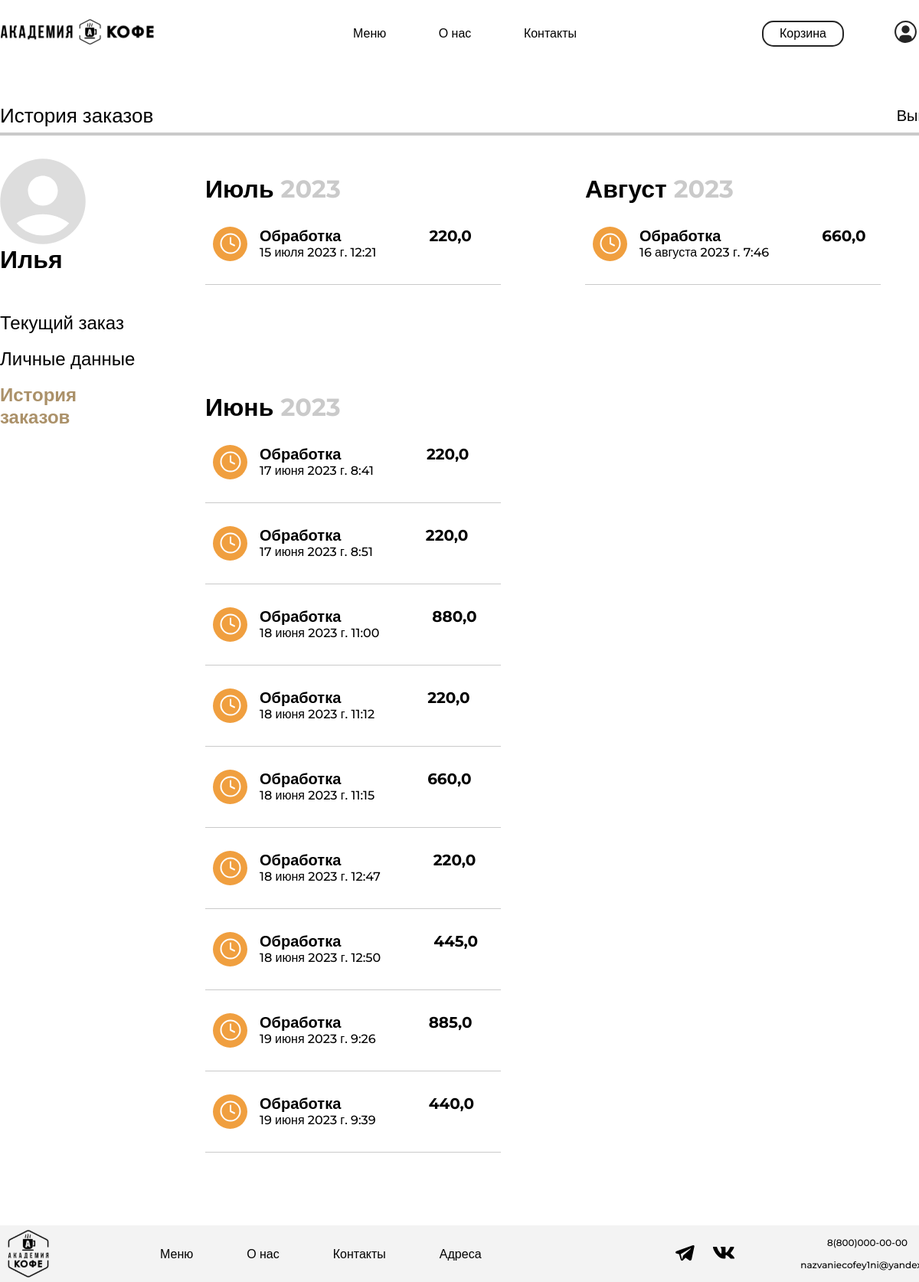
The app's page /history/ (signed in) with its own data.
### academyCoffee/models.py (models this page shows, shortened)
class User(AbstractUser):
    regions = [
        ('Красноярск', 'Красноярск'),
        ('Москва', 'Москва'),
        ('Санкт-Петербург', 'Санкт-Петербург'),
        ('Новосибирск', 'Новосибирск'),
    ]
    username = models.CharField(unique=False, blank=True, null=True, max_length=20)
    region = models.TextField('Регион', max_length=50, choices=regions, blank=True)
    PNumber = PhoneNumberField('Номер телефона', blank=False, null=False, unique=True, region="RU")
    DateOfBirth = models.DateField("День рождения", default=timezone.now)
    payment_method = models.CharField('Способ оплаты', max_length=20, default='Наличные')
    USERNAME_FIELD = "PNumber"
    REQUIRED_FIELDS = ["email"]

class Order(models.Model):
    CREATED = 0
    COOKING = 1
    PREPARED = 2
    DELIVERED = 3
    STATUSES = (
        (CREATED, 'Обработка'),
        (COOKING, 'Готовим'),
        (PREPARED, 'Можно забирать'),
        (DELIVERED, 'Доставлен'),
    )
    basket_history = models.JSONField(default=dict)
    created = models.DateTimeField(default=timezone.now)
    user = models.ForeignKey(to=User, on_delete=models.CASCADE)
    status = models.SmallIntegerField(default=CREATED, choices=STATUSES)
    serving = models.CharField('Сервировка', max_length=50)
    address = models.CharField('Адрес', max_length=100)
    payment_method = models.CharField('Способ оплаты', max_length=20)
    promocode_name = models.CharField('Промокод', max_length=20, blank=True, null=True)

### academyCoffee/views.py (the view)
# urls.py: path('history/', views.OrderListView.as_view(), name='orderhistory'),
class OrderListView(TitleMixin, ListView):
    template_name = 'main/orderhistory.html'
    title = 'История заказов'
    dates = [12, 11, 10, 9, 8, 7, 6, 5, 4, 3, 2, 1]
    queryset = Order.objects.all()
    def get_queryset(self):
        queryset = super(OrderListView, self).get_queryset()
        queryset = Order.objects.filter(user=self.request.user)
        return queryset
    def get_context_data(self, **kwargs):
        context = super(OrderListView, self).get_context_data()
        context['dates'] = self.dates
        context['orderdates'] = Order.objects.filter(user=self.request.user).annotate(
            month=TruncMonth('created')).values('month').distinct().reverse()
        return context

### academyCoffee/common/views.py (called while the page is built)
    def get_context_data(self, **kwargs):
        context = super(TitleMixin, self).get_context_data(**kwargs)
        context['title'] = self.title
        return context

### academyCoffee/templates/main/orderhistory.html (shortened to what this page needs)
{% extends 'main/base.html' %}
{% load static %}
{% block style %}
    <link rel="stylesheet" href="{% static 'orderhistory/css/style.css' %}">
{% endblock %}
{% block content %}
    <main>
        <div class="up-line-container">
            <h2 class="personal-up-title">История заказов</h2>
            <a class="log-out">Выйти</a>
        </div>
        <div class="personal-line"></div>
        <div class="main-container">
            <div class="personal-account-left-container">
                <img class="personal-avatar" src="{% static 'personalaccount/img/avatar_account.svg' %}" width="112" height="112">
                <p class="personal-name">{{ user.first_name }}</p>
                <ul class="personal-account-nav-list">
                    <li class="personal-account-nav-list-item">
                        <a class="personal-account-nav-link" href="{% url 'currentorder' %}">
                            Текущий заказ
                        </a>
                    </li>
                    <li class="personal-account-nav-list-item">
                        <a class="personal-account-nav-link" href="{% url 'profile' user.id %}">
                            Личные данные
                        </a>
                    </li>
                    <li class="personal-account-nav-list-item">
                        <a class="personal-account-nav-link active-link">
                            История заказов
                        </a>
                    </li>
                </ul>
            </div>
            <div class="order-history-left-container">
                <ul class="months-list">
                    {% for orderdate in orderdates %}
                        <li class="months-list-item">
                            {% if orderdate.month.month == 6 %}
                                <h3>
                                    Июнь <span class="low-opacity-text">{{ orderdate.month.year }}</span>
                                </h3>
                            {% endif %}
                            {% if orderdate.month.month == 7 %}
                                <h3>
                                    Июль <span class="low-opacity-text">{{ orderdate.month.year }}</span>
                                </h3>
                            {% endif %}
                            {% if orderdate.month.month == 8 %}
                                <h3>
                                    Август <span class="low-opacity-text">{{ orderdate.month.year }}</span>
                                </h3>
                            {% endif %}
                            <ul class="order-list">
                                {% for order in object_list %}
                                    {% if order.created.month == orderdate.month.month %}
                                        <li class="order-list-item waiting">
                                            <div class="order-list-item-container">
                                                <img class="status-image"
                                                        {% if order.status == 0 %}
                                                     src="{% static 'orderhistory/img/waiting.svg' %}"
                                                        {% elif order.status == 1 %}
                                                     src="{% static 'orderhistory/img/waiting.svg' %}"
                                                        {% elif order.status == 2 %}
                                                     src="{% static 'orderhistory/img/waiting.svg' %}"
                                                        {% elif order.status == 3 %}
                                                     src="{% static 'orderhistory/img/done.svg' %}"
                                                        {% endif %}>
                                                <div class=" order-list-item-middle-container">
                                                    <p class="status-text">{{ order.get_status_display }}</p>
                                                    <p class="order-date">{{ order.created }}</p>
                                                </div>
                                                <p class="total-price">{{ order.basket_history.total_sum }}</p>
                                            </div>
                                            <div class="order-list-line"></div>
                                        </li>
                                    {% endif %}
                                {% endfor %}
                            </ul>
                        </li>
                    {% endfor %}
                </ul>
            </div>
        </div>
    </main>
{% endblock %}

### academyCoffee/static/base/css/base.css (style rules this page uses)
* { font-family: 'Montserrat', Arial, sans-serif; }
main { min-width: 1230px; margin: 0 auto auto; flex-grow: 1; }
html { scroll-behavior: smooth; }
p,h1,h2,h3,h4,h5,h6 { margin: 0; }
body { margin: 0 0 0 0; padding: 0; font-size: 20px; font-weight: 500; line-height: 20px; display: flex; flex-direction: column; justify-content: space-between; align-items: center; min-height: 100vh; }
a { color: black; text-decoration: none; }
ul { padding: 0; margin: 0; list-style: none; }

### academyCoffee/static/orderhistory/css/style.css (style rules this page uses)
.up-line-container { display: flex; justify-content: space-between; height: 45px; align-items: center; }
.personal-up-title { font-style: normal; font-weight: 500; font-size: 26px; line-height: 32px; margin: 0; }
.personal-line { border: 2px solid #CACACA; }
.main-container { display: flex; margin-top: 30px; }
.personal-account-left-container { width: 255px; display: flex; flex-direction: column; margin-right: 90px; }
.personal-avatar { width: 112px; height: 112px; display: block; }
.personal-name { font-weight: 700; font-size: 32px; line-height: 39px; margin: 0 0 49px; }
.personal-account-nav-list { display: flex; gap: 18px; flex-direction: column; }
.personal-account-nav-list a { font-size: 24px; line-height: 29px; }
.active-link { pointer-events: none; cursor: default; color: #AB9169; font-weight: bold; }
.order-history-left-container { display: flex; margin-top: 20px; align-items: center; }
.months-list { display: flex; gap: 110px; flex-wrap: wrap; }
.months-list-item { width: 386px; }
.months-list-item h3 { font-style: normal; font-weight: 700; font-size: 32px; line-height: 39px; margin-bottom: 30px; }
.low-opacity-text { color: #CACACA; }
.order-list-item-container { display: flex; }
.status-image { margin: 0 16px 0 10px; }
.order-list-item-middle-container { margin-right: 69px; }
.status-text { font-style: normal; font-weight: 700; font-size: 20px; line-height: 24px; }
.order-date { font-style: normal; font-weight: 500; font-size: 16px; line-height: 20px; }
.total-price { font-style: normal; font-weight: 700; font-size: 20px; line-height: 24px; }
.order-list-line { width: 386px; border-bottom: 1px solid #CACACA; margin: 30px 0; }

### records on screen
User: first_name "Илья"
Order: status "Обработка", created "15 июля 2023 г. 12:21", basket_history.total_sum "220,0"
Order: status "Обработка", created "16 августа 2023 г. 7:46", basket_history.total_sum "660,0"
Order: status "Обработка", created "17 июня 2023 г. 8:41", basket_history.total_sum "220,0"
Order: status "Обработка", created "17 июня 2023 г. 8:51", basket_history.total_sum "220,0"
Order: status "Обработка", created "18 июня 2023 г. 11:00", basket_history.total_sum "880,0"
Order: status "Обработка", created "18 июня 2023 г. 11:12", basket_history.total_sum "220,0"
Order: status "Обработка", created "18 июня 2023 г. 11:15", basket_history.total_sum "660,0"
Order: status "Обработка", created "18 июня 2023 г. 12:47", basket_history.total_sum "220,0"
Order: status "Обработка", created "18 июня 2023 г. 12:50", basket_history.total_sum "445,0"
Order: status "Обработка", created "19 июня 2023 г. 9:26", basket_history.total_sum "885,0"
Order: status "Обработка", created "19 июня 2023 г. 9:39", basket_history.total_sum "440,0"

### other values on screen
{{ orderdate.month.year }} "2023"
